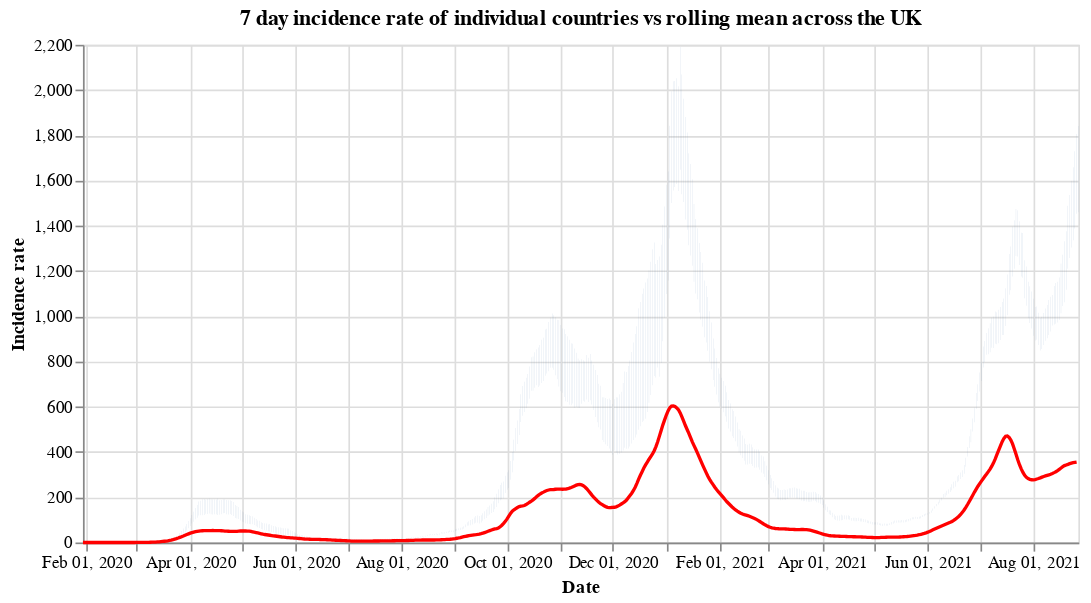

Write notebook code for a chart like this one.
### Code cell
#collapse
countries = uk_cases['areaName'].unique()
countries.sort()

selection = alt.selection_single(
    name='Select',
    fields=['areaName'],
    init={'areaName': 'Wales'},
    bind={'areaName': alt.binding_select(options=countries)}
)

# scatter plot, modify opacity based on selection
bars = alt.Chart(uk_cases).mark_bar().add_selection(
    selection
).encode(
    x=alt.X("yearmonthdate(date):T", axis=alt.Axis(title='Date')),
    y=alt.Y("weeklyCasesRate:Q", axis=alt.Axis(title='Incidence rate')),
    tooltip='weeklyCasesRate:Q',
    opacity=alt.condition(selection, alt.value(1), alt.value(0))
).properties(title=f'7 day incidence rate of individual countries vs rolling mean across the UK', width=600)

line = alt.Chart(overview_cases).mark_line(
    color='red',
    size=2,
).transform_window(
    rolling_mean='mean(weeklyCasesRate)',
    frame=[0, 7]
).encode(
    x='yearmonthdate(date):T',
    y='rolling_mean:Q'
)

alt.layer(bars, line)

### Figure 1 — Vega-Lite specification as saved in the notebook (floating-point values rounded to 4 significant figures; data arrays with more than 128 entries replaced by an {"elided": "..."} marker saying what was removed)
{"config": {"view": {"continuousWidth": 400, "continuousHeight": 300}}, "layer": [{"data": {"name": "data-7d52066cd71e2dd9e4a95950ab5ef536"}, "mark": "bar", "encoding": {"opacity": {"condition": {"value": 1, "selection": "Select"}, "value": 0}, "tooltip": {"type": "quantitative", "field": "weeklyCasesRate"}, "x": {"type": "temporal", "axis": {"title": "Date"}, "field": "date", "timeUnit": "yearmonthdate"}, "y": {"type": "quantitative", "axis": {"title": "Incidence rate"}, "field": "weeklyCasesRate"}}, "selection": {"Select": {"type": "single", "fields": ["areaName"], "init": {"areaName": "Wales"}, "bind": {"areaName": {"input": "select", "options": ["England", "Northern Ireland", "Scotland", "Wales"]}}}}, "title": "7 day incidence rate of individual countries vs rolling mean across the UK", "width": 600}, {"data": {"name": "data-8d552e69bdd6d39d281f96e33cd437d3"}, "mark": {"type": "line", "color": "red", "size": 2}, "encoding": {"x": {"type": "temporal", "field": "date", "timeUnit": "yearmonthdate"}, "y": {"type": "quantitative", "field": "rolling_mean"}}, "transform": [{"window": [{"op": "mean", "field": "weeklyCasesRate", "as": "rolling_mean"}], "frame": [0, 7]}]}], "$schema": "https://vega.github.io/schema/vega-lite/v4.8.1.json", "datasets": {"data-7d52066cd71e2dd9e4a95950ab5ef536": {"elided": "2208 records"}, "data-8d552e69bdd6d39d281f96e33cd437d3": {"elided": "575 records"}}}
